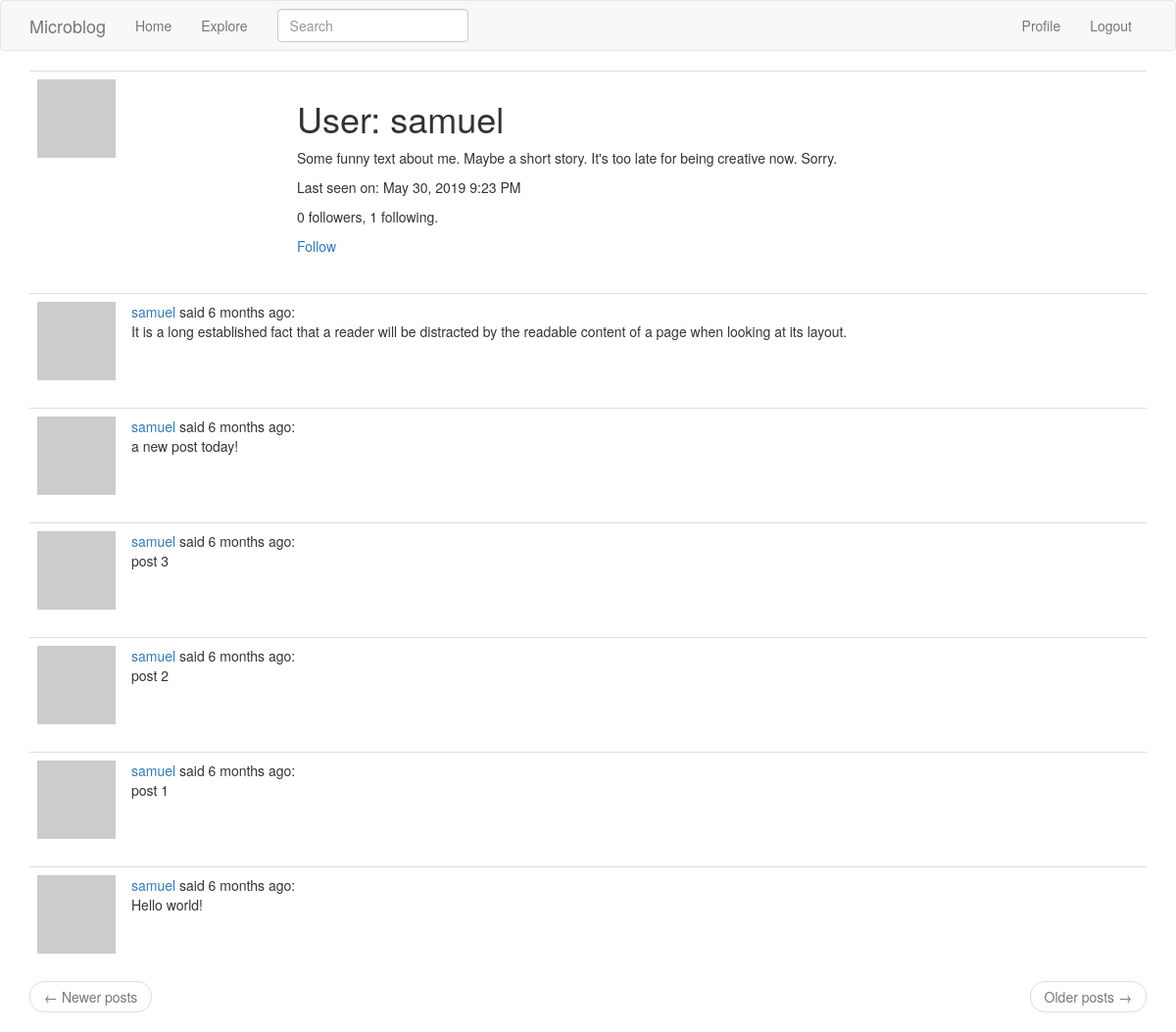
Before: /user/samuel (signed in) with the older database file.
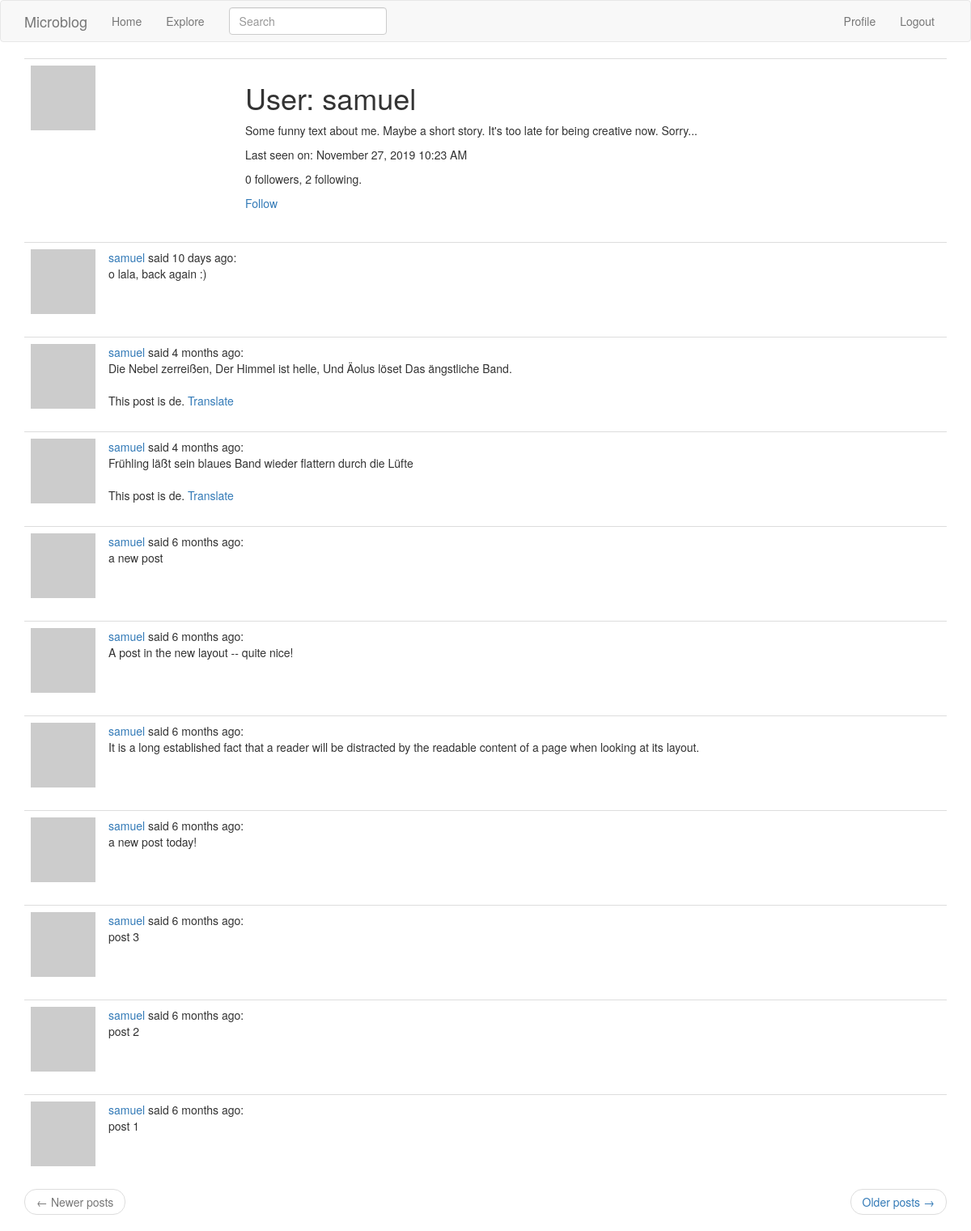
After: the same page with the newer database file.
### app/models.py (models this page shows, shortened)
class User(UserMixin, db.Model):
    id = db.Column(db.Integer, primary_key=True)
    username = db.Column(db.String(64), index=True, unique=True)
    email = db.Column(db.String(120), index=True, unique=True)
    password_hash = db.Column(db.String(128))
    posts = db.relationship('Post', backref='author', lazy='dynamic')
    about_me = db.Column(db.String(140))
    last_seen = db.Column(db.DateTime, default=datetime.utcnow)
    followed = db.relationship(
        'User', secondary=followers,
        primaryjoin=(followers.c.follower_id == id),
        secondaryjoin=(followers.c.followed_id == id),
        backref=db.backref('followers', lazy='dynamic'), lazy='dynamic')
    def avatar(self, size):
        digest = md5(self.email.lower().encode('utf-8')).hexdigest()
        return 'https://www.gravatar.com/avatar/{}?d=identicon&s={}'.format(digest, size)
    def is_following(self,user):
        return self.followed.filter(followers.c.followed_id == user.id).count() > 0

class SearchableMixin(object):
    @classmethod
    def before_commit(cls, session):
        session._changes = {
            'add': list(session.new),
            'update': list(session.dirty),
            'delete': list(session.deleted)
        }
    @classmethod
    def after_commit(cls, session):
        for obj in session._changes['add']:
            if isinstance(obj, SearchableMixin):
                add_to_index(obj.__tablename__, obj)
        for obj in session._changes['update']:
            if isinstance(obj, SearchableMixin):
                add_to_index(obj.__tablename__, obj)
        for obj in session._changes['delete']:
            if isinstance(obj, SearchableMixin):
                remove_from_index(obj.__tablename__, obj)
        session._changes = None

class Post(SearchableMixin, db.Model):
    id = db.Column(db.Integer, primary_key=True)
    body = db.Column(db.String(140))
    timestamp = db.Column(db.DateTime, index=True, default=datetime.utcnow)
    user_id = db.Column(db.Integer, db.ForeignKey('user.id'))
    language = db.Column(db.String(5))
    __searchable__ = ['body']  # indicate which fields are to be indexed

### app/main/routes.py (the view)
@bp.route('/user/<username>')
@login_required
def user(username):
    user = User.query.filter_by(username=username).first_or_404()
    page = request.args.get('page', 1, type=int)
    posts = user.posts.order_by(Post.timestamp.desc()).paginate(page, current_app.config['POSTS_PER_PAGE'], False)
    next_url = url_for('main.user', username=user.username, page=posts.next_num) if posts.has_next else None
    prev_url = url_for('main.user', username=user.username, page=posts.prev_num) if posts.has_prev else None
    return render_template('user.html', user=user, posts=posts.items, next_url=next_url, prev_url=prev_url, email=user.email)

### app/main/forms.py
class SearchForm(FlaskForm):
    q = StringField('Search', validators=[DataRequired()])
    def __init__(self, *args, **kwargs):
        if 'formdata' not in kwargs:
            kwargs['formdata'] = request.args
        if 'csrf_enabled' not in kwargs:
            kwargs['csrf_enabled'] = False
        super(SearchForm, self).__init__(*args, **kwargs)

### app/main/routes.py (called while the page is built)
@bp.before_app_request
def before_request():
    if current_user.is_authenticated:
        current_user.last_seen = datetime.utcnow()
        db.session.commit()
        g.search_form = SearchForm()

### app/models.py (called while the page is built)
@login.user_loader
def load_user(id):
    return User.query.get(int(id))

### app/templates/user.html
{% extends "base.html" %}
{% block app_content %}
  <table class="table table-hover">
    <tr>
      <td width="265px"><img src="{{ user.avatar(265) }}" alt=""></td>
      <td>
        <h1>User: {{ user.username }}</h1>
        {% if user.about_me %}<p>{{ user.about_me }}</p>{% endif %}
        {% if user.last_seen %}
        <p>Last seen on: {{ moment(user.last_seen).format('LLL') }}</p>
        {% endif %}
        <p>{{ user.followers.count() }} followers, {{ user.followed.count() }} following.</p>
        {% if user == current_user %}
        {% if user.email %}<p>Email: {{ user.email }}</p>{% endif %}
        <p><a href="{{ url_for('main.edit_profile') }}">Edit your profile</a></p>
        {% elif not current_user.is_following(user) %}
        <p><a href="{{ url_for('main.follow', username=user.username) }}">Follow</a></p>
        {% else %}
        <p><a href="{{ url_for('main.unfollow', username=user.username) }}">Unfollow</a></p>
        {% endif %}
      </td>
    </tr>
  </table>
  {% for post in posts %}
    {% include '_post.html' %}
  {% endfor %}
  {% include '_pager.html' %}
{% endblock %}

### app/templates/_post.html
<table class="table table-hover">
  <tr>
    <td width="70px">
      <a href="{{ url_for('main.user', username=post.author.username) }}">
        <img src="{{ post.author.avatar(70) }}" alt="">
      </a>
    </td>
    <td>
      <span class="user_popup">
        <a href="{{ url_for('main.user', username=post.author.username) }}">
          {{ post.author.username }}
        </a>
      </span>
      said {{ moment(post.timestamp).fromNow() }}: <br>
      <span id="post{{ post.id }}">{{ post.body }}</span>
      {% if post.language and post.language != g.locale %}
      <br><br>
      <span id="translation{{ post.id }}">
        This post is {{ post.language }}.
        <a href="javascript:translate(
          '#post{{ post.id }}',
          '#translation{{ post.id }}',
          '{{ post.language }}',
          'en');">Translate</a>
      </span>
      {% endif %}
    </td>
  </tr>
</table>

Changed rows visible on the page:
no longer on this page (row unchanged): Post: author.username "samuel", timestamp "6 months ago", body "Hello world!"
changed User "samuel": about_me "Some funny text about me. Maybe a short story. It's too late for being creative now. Sorry." → "Some funny text about me. Maybe a short story. It's too late for being creative now. Sorry..."; last_seen "May 30, 2019 9:23 PM" → "November 27, 2019 10:23 AM"
added Post: author.username "samuel", timestamp "10 days ago", body "o lala, back again :)"
added Post: author.username "samuel", timestamp "4 months ago", body "Die Nebel zerreißen, Der Himmel ist helle, Und Äolus löset Das ängstliche Band.", language "de"
added Post: author.username "samuel", timestamp "4 months ago", body "Frühling läßt sein blaues Band wieder flattern durch die Lüfte", language "de"
added Post: author.username "samuel", timestamp "6 months ago", body "a new post"
added Post: author.username "samuel", timestamp "6 months ago", body "A post in the new layout -- quite nice!"
Other visible differences:
{{ user.followed.count() }}: "1" → "2"
